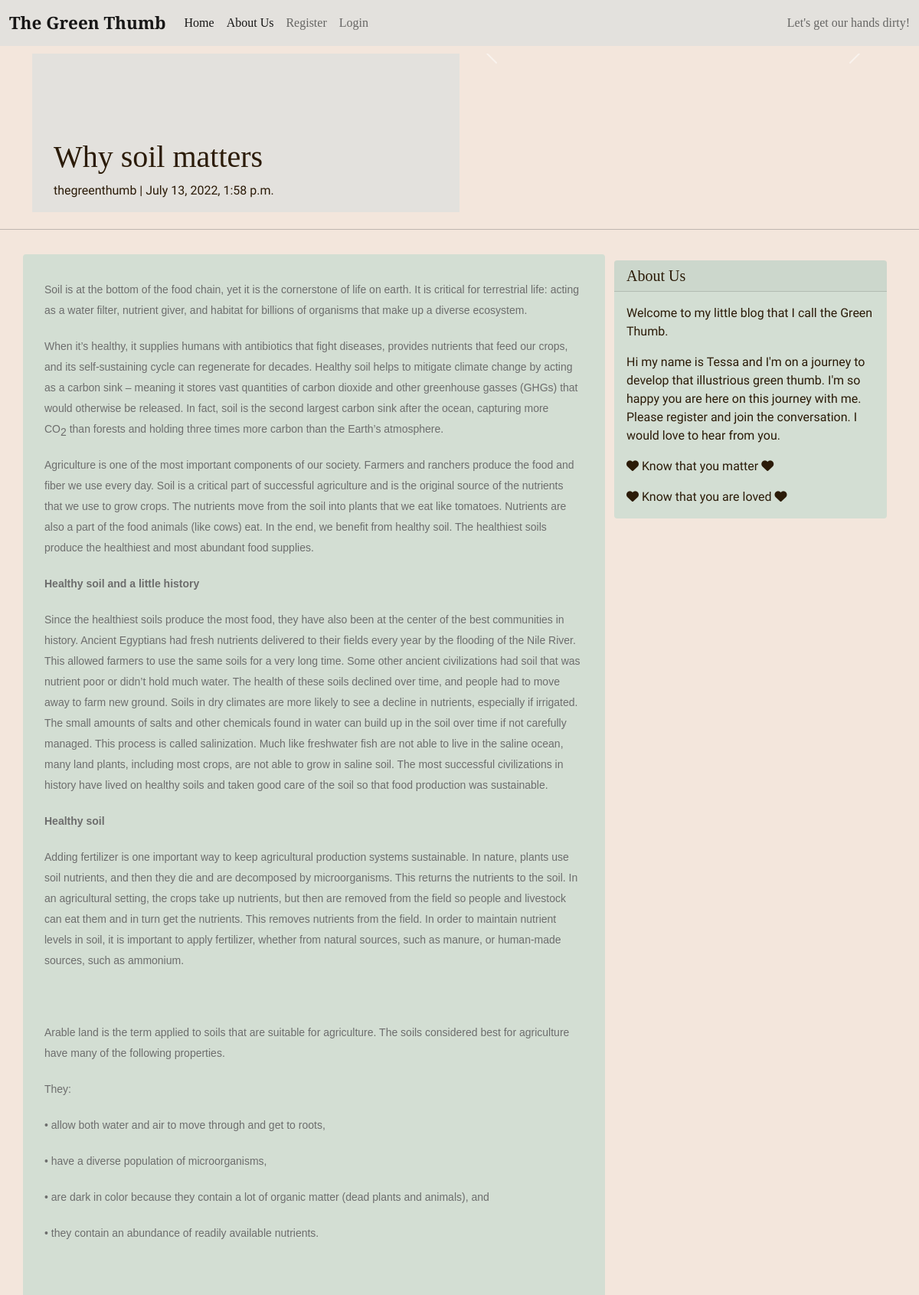
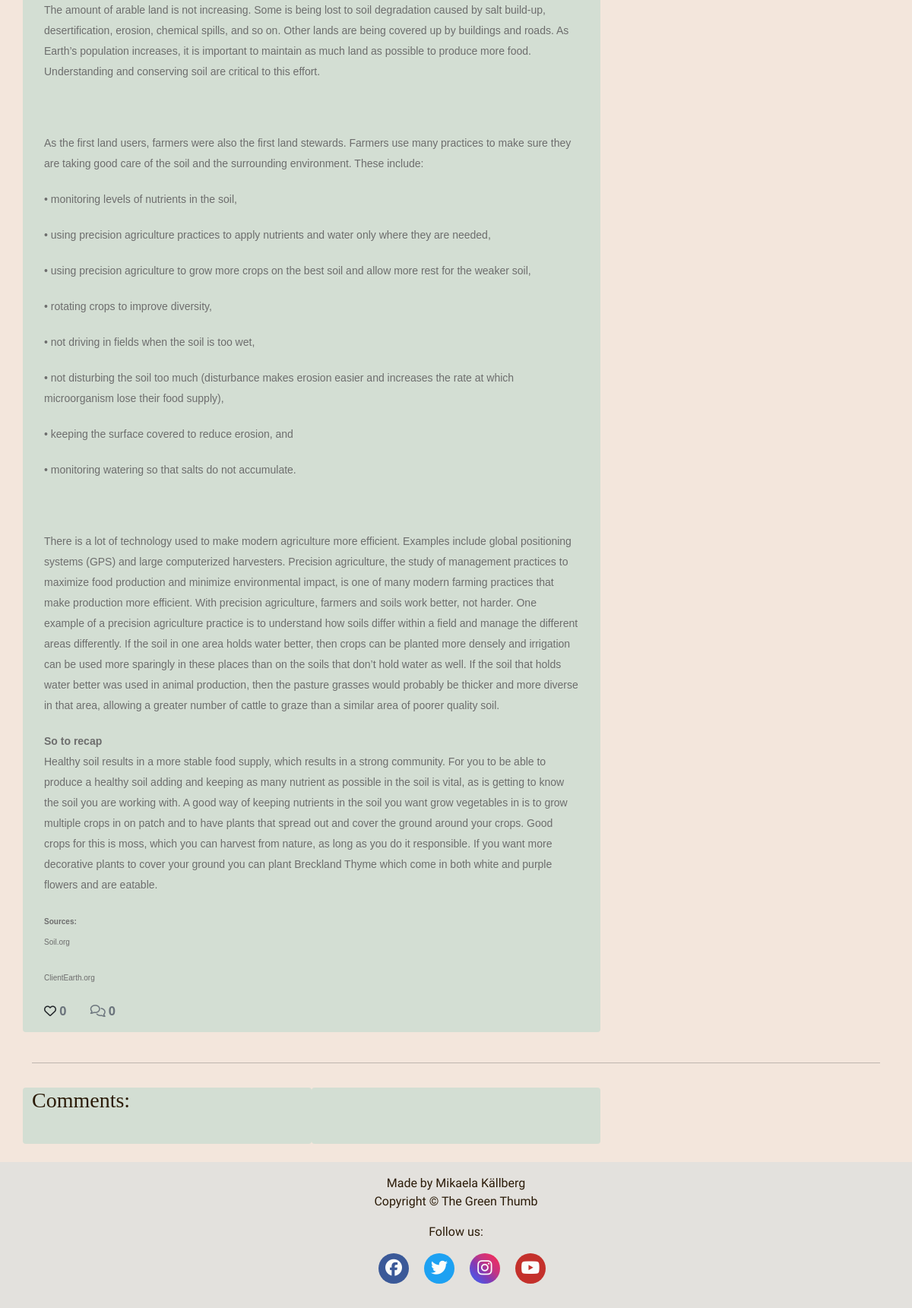
Screenshot of /why-soil-matters/ with the database file from the repository (2 pictures, top to bottom).
### blog/models.py (models this page shows, shortened)
class BlogPost(models.Model):
    title = models.CharField(
        max_length=200, unique=True, null=False, blank=False)
    slug = models.SlugField(max_length=200, unique=True)
    created_on = models.DateTimeField(auto_now_add=True)
    updated_on = models.DateTimeField(auto_now=True)
    content = models.TextField(blank=True)
    excerpt = models.TextField(blank=True)
    author = models.ForeignKey(
        User, on_delete=models.CASCADE, related_name='blog_posts',
        default=id(0))
    status = models.IntegerField(choices=STATUS, default=0)
    featured_image = CloudinaryField('image', default='placeholder')
    alt_tag = models.CharField(max_length=100, default='image related to post')
    likes = models.ManyToManyField(
        User, related_name='blogpost_like', blank=True)
    class Meta:
        ordering = ['-created_on']
    def number_of_likes(self):
        return self.likes.count()

### blog/views.py (the view, shortened to what this page needs)
# urls.py: path('<slug:slug>/', views.PostDetail.as_view(), name='post_detail'),
class PostDetail(View):
    def get(self, request, slug, *args, **kwargs):
        queryset = BlogPost.objects.filter(status=1)
        post = get_object_or_404(queryset, slug=slug)
        photos = PostImage.objects.filter(post=post)
        comments = post.comments.filter(approved=True).order_by('-created_on')
        liked = False
        if post.likes.filter(id=self.request.user.id).exists():
            liked = True
        return render(
            request,
            'post_detail.html',
            {
                'post': post,
                'photos': photos,
                'comments': comments,
                'commented': False,
                'liked': liked,
                'form': CommentForm(),
                'title': post.title,
            },
        )

### templates/post_detail.html (shortened to what this page needs)
{% extends 'base.html' %} {% block content %}
{% load crispy_forms_tags %}
<div class="masthead">
    <div class="container">
        <div class="row g-0">
            <div class="col-md-6 masthead-text">
                <h1 class="post-title">{{ post.title }}</h1>
                <p class="post-subtitle">{{ post.author }} | {{ post.created_on }}</p>
            </div>
            <div class="d-block col-md-6 masthead-image">
                {% if "placeholder" in post.featured_image.url %}
                <img src="https://res.cloudinary.com/mikakallberg/image/upload/v1657833423/vegetables_spm2bn.png"
                    class="img-fluid" width="100%" alt="Image of carrots, leaks and potatoes on a wodden table">
                {% else %}
                <div id="carouselExampleIndicators" class="carousel slide" data-bs-ride="carousel">
                    <button class="carousel-control-prev" type="button" data-bs-target="#carouselExampleIndicators"
                        data-bs-slide="prev">
                        <span class="carousel-control-prev-icon" aria-hidden="true"></span>
                    </button>
                    <button class="carousel-control-next" type="button" data-bs-target="#carouselExampleIndicators"
                        data-bs-slide="next">
                        <span class="carousel-control-next-icon" aria-hidden="true"></span>
                    </button>
                </div>
                {% endif %}
            </div>
        </div>
    </div>
</div>
<div class="row">
    <div class="col">
        <hr>
    </div>
</div>
<div class="container">
    <div class="row">
        <div class="col card mb-4  mt-3 left  top">
            <div class="card-body">
                <p class="card-text ">{{ post.content | safe }}</p>
                <div class="row">
                    <div class="col-1">
                        <strong>
                            {% if user.is_authenticated %}
                            <form class="d-inline" action="{% url 'post_like' post.slug %}" method="POST" aria-label="Like the post">
                                {% csrf_token %}
                                {% if liked %}
                                <button type="submit" name="blogpost_id" value="{{post.slug}}" class="btn-like" aria-label="Unlike post"><i
                                        class="fas fa-heart"></i></button>
                                {% else %}
                                <button type="submit" name="blogpost_id" value="{{post.slug}}" class="btn-like" aria-label="A like button"><i
                                        class="far fa-heart"></i></button>
                                {% endif %}
                            </form>
                            {% else %}
                            <span><i class="far fa-heart"></i></span>
                            {% endif %}
                            <span class="text-secondary">{{ post.number_of_likes }}</span>
                        </strong>
                    </div>
                    <div class="col-1">
                        {% with comments.count as total_comments %}
                        <strong class="text-secondary"><i class="far fa-comments"></i>
                            {{ total_comments }}
                        </strong>
                        {% endwith %}
                    </div>
                </div>
            </div>
        </div>
        {% block sidebar %}
        {% include 'sidebar.html' %}
        {% endblock sidebar %}
    </div>
    <div class="row">
        <div class="col">
            <hr>
        </div>
    </div>
    <div class="row">
        <div class="col-md-4 card mb-4  mt-3 ">
            <h3>Comments:</h3>
            <div class="card-body">
            </div>
        </div>
        <div class="col-md-4 card mb-4  mt-3 ">
            <div class="card-body">
            </div>
        </div>
    </div>
</div>
{% endblock content %}

### static/css/style.css (style rules this page uses)
* { margin: 0; padding: 0; border: none; box-sizing: border-box; }
body { background-color: #f3e6dc; background-image: url('https://res.cloudinary.com/mikakallberg/image/upload/v1657838702/backgr_img_rzwlnc.jpg'); background-position: center center; background-repeat: no-repeat; background-size: cover; background-attachment:fixed; }
html, body { height: 100%; }
h1, h2, h3, h4, h5 { font-family: 'Playfair Display', serif; color: #2b1b08; }
p { font-family: 'Gentium Book Plus', sans-serif; color: #2b1b08; }
a { text-decoration: none; color: inherit; }
.card { border: none; background-color: #d3ded3; }
.masthead { margin-top: 10px; overflow: hidden; position: relative; display: inline-block; width: 100%; }
.masthead-text { background-color: #e3e1dd; position: relative; }
.masthead-image { position: relative; overflow: hidden; }
.post-title { margin-top: 20%; margin-left: 5%; }
.post-subtitle { margin-left: 5%; }

### rows the page displays
BlogPost: title "Why soil matters", author "thegreenthumb", created_on "July 13, 2022, 1:58 p.m.", content "Soil is at the bottom of the food chain, yet it is the cornerstone of life on earth. It is critical for terrestrial life: acting as a water filter, nutrient giver, and habitat for billions of organisms that make up a diverse ecosystem. When it’s healthy, it supplies humans with antibiotics that fight diseases, provides nutrients that feed our crops, and its self-sustaining cycle can regenerate for decades. Healthy soil helps to mitigate climate change by acting as a carbon sink – meaning it stores vast quantities of carbon dioxide and other greenhouse gasses (GHGs) that would otherwise be released. In fact, soil is the second largest carbon sink after the ocean, capturing more CO 2 than…", number_of_likes "0"

### other values shown
{{ total_comments }} "0"
